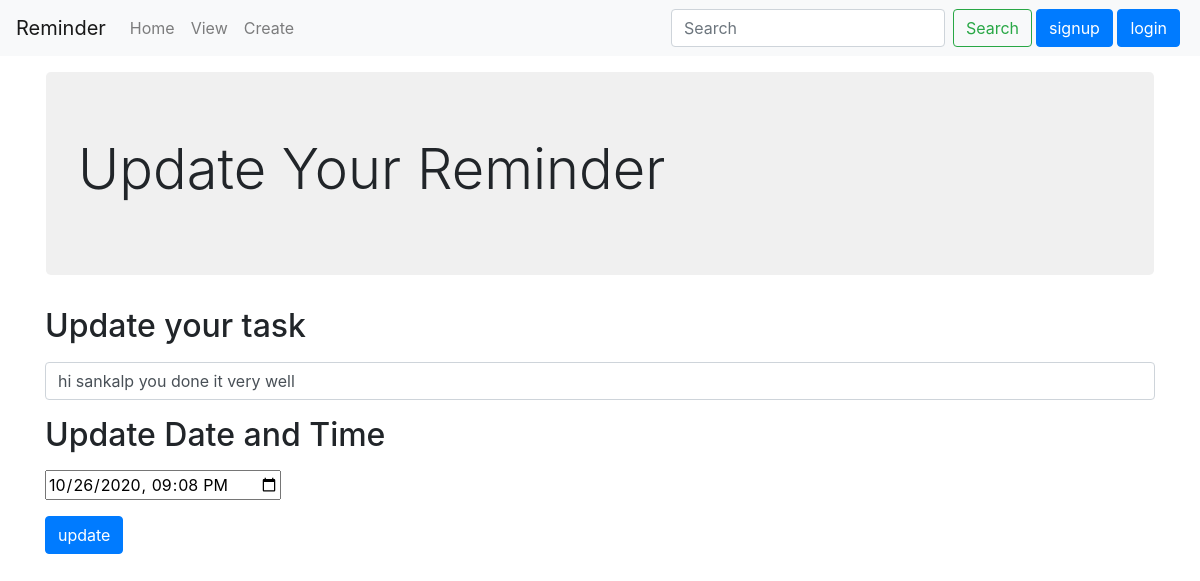
/update/22, run on an earlier commit of the app's database.
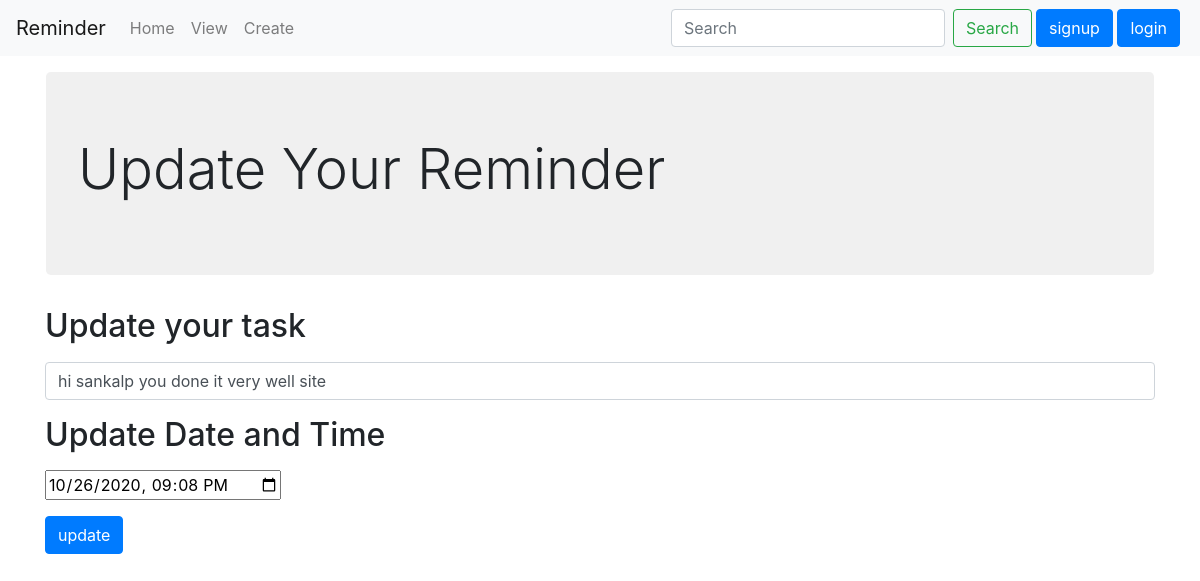
And on a later commit of the database.
### reminder/models.py (models this page shows, shortened)
class Details(models.Model):
    sno = models.AutoField(primary_key=True)
    detail = models.TextField()
    datetime = models.TextField()
    user = models.ForeignKey(User, on_delete=models.CASCADE)

### reminder/views.py (the view)
# urls.py: path('update/<int:id>', views.update, name="update/<int:id>"),
def update(request, id):
        data_task = Details.objects.get(sno=id)
        context = {'info':data_task}
        return render(request,"update.html",context)

### templates/update.html (shortened to what this page needs)
<!doctype html>
<html lang="en">
  <head>
    <link rel="stylesheet" href="https://cdn.jsdelivr.net/npm/bootstrap@4.5.3/dist/css/bootstrap.min.css">
  </head>
  <body>
    <nav class="navbar navbar-expand-lg navbar-light bg-light">
  <a class="navbar-brand" href="/">Reminder</a>
  <div class="collapse navbar-collapse" id="navbarSupportedContent">
    <ul class="navbar-nav mr-auto">
      <li class="nav-item">
        <a class="nav-link" href="/">Home </a>
      </li>
      <li class="nav-item">
        <a class="nav-link" href="/view">View</a>
      </li>
      <li class="nav-item">
        <a class="nav-link" href="/task">Create<span class="sr-only">(current)</span></a>
      </li>
    </ul>
    <form method="get" action="search" class="form-inline my-2 my-lg-0">
      <input class="form-control mr-sm-2" name="search" type="search" placeholder="Search" aria-label="Search">
      <button class="btn btn-outline-success my-2 my-sm-0" type="submit">Search</button>
    </form>
    {% if user.is_authenticated %}
            <ul class ="navbar-nav m-2">
            <li class="nav-item dropdown mr-5">
            <a class="nav-link dropdown-toggle" href="#" id="navbarDropdown" role="button" data-toggle="dropdown" aria-haspopup="true" aria-expanded="false">
          Hi, {{request.user}}
            </a>
            <div class="dropdown-menu" aria-labelledby="navbarDropdown">
            <a class="dropdown-item" href={% url 'change_password' %}>Change Password</a>
          <a class="dropdown-item" href="/logout">Logout</a>
            </div>
        </li>
        <ul>
    {% else %}
    <div class="mx-1">
        <button type="button" class="btn btn-primary" data-toggle="modal" data-target="#signup">signup</button>
        <button type="button" class="btn btn-primary" data-toggle="modal" data-target="#login">login</button>
    </div>
    {% endif %}
  </div>
</nav>
<div class="container my-3 px-3">
    <div class="jumbotron">
  <h1 class="display-4">Update Your Reminder</h1>
</div>
</div>
<div class="container">
    <form method="post" action="/update_record/{{info.sno}}">
            <h2><label for="reminder">Update your task</label></h2>
            <input name="context" value="{{info.detail}}" class="form-control" id="context">
            <h2><label class="mt-3" for="datetime">Update Date and Time</label></h2>
            <input type="datetime-local" value="{{info.datetime}}" id="datetime" name="datetime">
            <div class="my-3">
            <button class="btn btn-primary" type="submit">update</button>
            </div>
    </form>
</div>
  </body>
</html>

What changed in the data, as far as the page shows it:
changed Details: context "hi sankalp you done it very well" → "hi sankalp you done it very well site"
